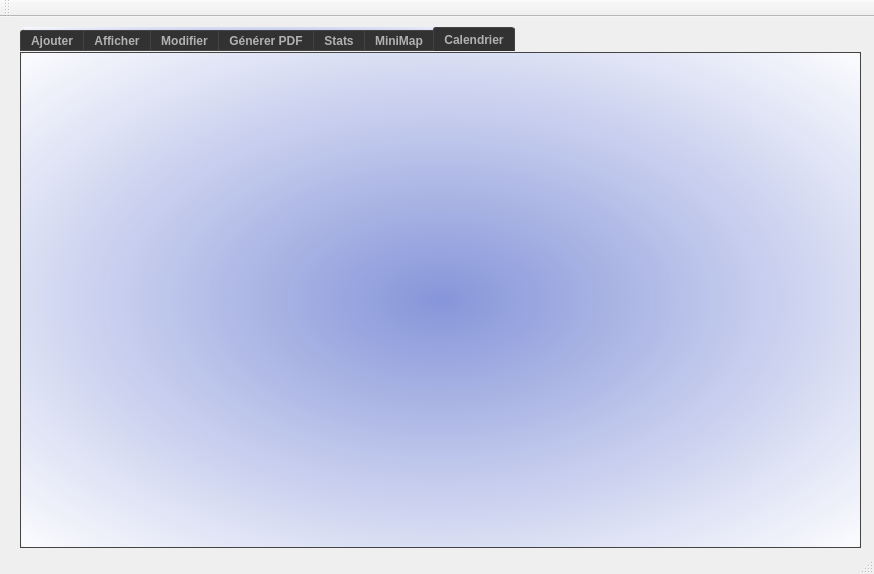
<?xml version="1.0" encoding="UTF-8"?>
<ui version="4.0">
 <class>MainWindow</class>
 <widget class="QMainWindow" name="MainWindow">
  <property name="geometry">
   <rect>
    <x>0</x>
    <y>0</y>
    <width>874</width>
    <height>574</height>
   </rect>
  </property>
  <property name="windowTitle">
   <string>Gestion des Clients</string>
  </property>
  <widget class="QWidget" name="centralWidget">
   <widget class="QTabWidget" name="tabWidget">
    <property name="geometry">
     <rect>
      <x>20</x>
      <y>10</y>
      <width>841</width>
      <height>521</height>
     </rect>
    </property>
    <property name="font">
     <font>
      <weight>75</weight>
      <italic>false</italic>
      <bold>true</bold>
      <underline>false</underline>
     </font>
    </property>
    <property name="mouseTracking">
     <bool>false</bool>
    </property>
    <property name="styleSheet">
     <string notr="true">QToolTip
{
     border: 1px solid black;
     background-color: #ffa02f;
     padding: 1px;
     border-radius: 3px;
     opacity: 100;
}
QFrame
{
	background-color: rgb(98, 98, 98);
}

QWidget
{
/* widget-&gt;setStyleSheet(&quot;background-color: transparent;&quot;);
widget-&gt;setWindowFlags(Qt::FramelessWindowHint);   //No windowing
widget-&gt;setAttribute(Qt::WA_TranslucentBackground); // No background*/
	color: rgb(0, 0, 0);
 /*  color: #b1b1b1;*/
 
	background-color: qradialgradient(spread:pad, cx:0.5, cy:0.5, radius:0.732, fx:0.5, fy:0.5, stop:0 rgba(134, 149, 217, 245), stop:1 rgba(255, 255, 255, 255));
	/*background-color: qradialgradient(spread:pad, cx:0.5, cy:0.5, radius:0.752, fx:0.513, fy:0.511364, stop:0 rgba(93, 63, 211, 255), stop:1 rgba(255, 255, 255, 255));*/

  padding: 1px;
   /* border-style: solid;
  /*  border: 1px solid #1e1e1e;*/
    border-radius: 5;
  /* background-color: #674ea7;*/
/*#323232; loun el page mtaa e l ajout w mtaa el supprimer w el adition w el affichage */
}

QWidget:item:hover
{
    background-color: QLinearGradient( x1: 0, y1: 0, x2: 0, y2: 1, stop: 0 #ffa02f, stop: 1 #ca0619);
    color: #000000;
}

QWidget:item:selected
{
    background-color: QLinearGradient( x1: 0, y1: 0, x2: 0, y2: 1, stop: 0 #ffa02f, stop: 1 #d7801a);
}

QMenuBar::item
{
    background: transparent;
}

QMenuBar::item:selected
{
    background: transparent;
    border: 1px solid #ffaa00;
}

QMenuBar::item:pressed
{
    background: #444;
    border: 1px solid #000;
    background-color: QLinearGradient(
        x1:0, y1:0,
        x2:0, y2:1,
        stop:1 #212121,
        stop:0.4 #343434/*,
        stop:0.2 #343434,
        stop:0.1 #ffaa00*/
    );
    margin-bottom:-1px;
    padding-bottom:1px;
}

QMenu
{
    border: 1px solid #000;
}

QMenu::item
{
    padding: 2px 20px 2px 20px;
}

QMenu::item:selected
{
    color: #000000;
}

QWidget:disabled
{
    color: #404040;
    background-color: #323232;
}

QAbstractItemView
{
    background-color: QLinearGradient( x1: 0, y1: 0, x2: 0, y2: 1, stop: 0 #4d4d4d, stop: 0.1 #646464, stop: 1 #5d5d5d);
}

QWidget:focus
{
    /*border: 2px solid QLinearGradient( x1: 0, y1: 0, x2: 0, y2: 1, stop: 0 #ffa02f, stop: 1 #d7801a);*/
}

QLineEdit
{
    background-color: QLinearGradient( x1: 0, y1: 0, x2: 0, y2: 1, stop: 0 #4d4d4d, stop: 0 #646464, stop: 1 #5d5d5d);
    padding: 1px;
    border-style: solid;
    border: 1px solid #1e1e1e;
    border-radius: 5;
}

QPushButton
{
    color: #b1b1b1;
    background-color: QLinearGradient( x1: 0, y1: 0, x2: 0, y2: 1, stop: 0 #565656, stop: 0.1 #525252, stop: 0.5 #4e4e4e, stop: 0.9 #4a4a4a, stop: 1 #464646);
    border-width: 1px;
    border-color: #1e1e1e;
    border-style: solid;
    border-radius: 6;
    padding: 3px;
    font-size: 12px;
    padding-left: 5px;
    padding-right: 5px;
}

QPushButton:pressed
{
    background-color: QLinearGradient( x1: 0, y1: 0, x2: 0, y2: 1, stop: 0 #2d2d2d, stop: 0.1 #2b2b2b, stop: 0.5 #292929, stop: 0.9 #282828, stop: 1 #252525);
}

QComboBox
{
    selection-background-color: #ffaa00;
    background-color: QLinearGradient( x1: 0, y1: 0, x2: 0, y2: 1, stop: 0 #565656, stop: 0.1 #525252, stop: 0.5 #4e4e4e, stop: 0.9 #4a4a4a, stop: 1 #464646);
    border-style: solid;
    border: 1px solid #1e1e1e;
    border-radius: 5;
}

QComboBox:hover,QPushButton:hover
{
    border: 2px solid QLinearGradient( x1: 0, y1: 0, x2: 0, y2: 1, stop: 0 #ffa02f, stop: 1 #d7801a);
}


QComboBox:on
{
    padding-top: 3px;
    padding-left: 4px;
    background-color: QLinearGradient( x1: 0, y1: 0, x2: 0, y2: 1, stop: 0 #2d2d2d, stop: 0.1 #2b2b2b, stop: 0.5 #292929, stop: 0.9 #282828, stop: 1 #252525);
    selection-background-color: #ffaa00;
}

QComboBox QAbstractItemView
{
    border: 2px solid darkgray;
    selection-background-color: QLinearGradient( x1: 0, y1: 0, x2: 0, y2: 1, stop: 0 #ffa02f, stop: 1 #d7801a);
}

QComboBox::drop-down
{
     subcontrol-origin: padding;
     subcontrol-position: top right;
     width: 15px;

     border-left-width: 0px;
     border-left-color: darkgray;
     border-left-style: solid; /* just a single line */
     border-top-right-radius: 3px; /* same radius as the QComboBox */
     border-bottom-right-radius: 3px;
 }

QComboBox::down-arrow
{
     image: url(:/down_arrow.png);
}

QGroupBox:focus
{
border: 2px solid QLinearGradient( x1: 0, y1: 0, x2: 0, y2: 1, stop: 0 #ffa02f, stop: 1 #d7801a);
}

QTextEdit:focus
{
    border: 2px solid QLinearGradient( x1: 0, y1: 0, x2: 0, y2: 1, stop: 0 #ffa02f, stop: 1 #d7801a);
}

QScrollBar:horizontal {
     border: 1px solid #222222;
     background: QLinearGradient( x1: 0, y1: 0, x2: 0, y2: 1, stop: 0.0 #121212, stop: 0.2 #282828, stop: 1 #484848);
     height: 7px;
     margin: 0px 16px 0 16px;
}

QScrollBar::handle:horizontal
{
      background: QLinearGradient( x1: 0, y1: 0, x2: 1, y2: 0, stop: 0 #ffa02f, stop: 0.5 #d7801a, stop: 1 #ffa02f);
      min-height: 20px;
      border-radius: 2px;
}

QScrollBar::add-line:horizontal {
      border: 1px solid #1b1b19;
      border-radius: 2px;
      background: QLinearGradient( x1: 0, y1: 0, x2: 1, y2: 0, stop: 0 #ffa02f, stop: 1 #d7801a);
      width: 14px;
      subcontrol-position: right;
      subcontrol-origin: margin;
}

QScrollBar::sub-line:horizontal {
      border: 1px solid #1b1b19;
      border-radius: 2px;
      background: QLinearGradient( x1: 0, y1: 0, x2: 1, y2: 0, stop: 0 #ffa02f, stop: 1 #d7801a);
      width: 14px;
     subcontrol-position: left;
     subcontrol-origin: margin;
}

QScrollBar::right-arrow:horizontal, QScrollBar::left-arrow:horizontal
{
      border: 1px solid black;
      width: 1px;
      height: 1px;
      background: white;
}

QScrollBar::add-page:horizontal, QScrollBar::sub-page:horizontal
{
      background: none;
}

QScrollBar:vertical
{
      background: QLinearGradient( x1: 0, y1: 0, x2: 1, y2: 0, stop: 0.0 #121212, stop: 0.2 #282828, stop: 1 #484848);
      width: 7px;
      margin: 16px 0 16px 0;
      border: 1px solid #222222;
}

QScrollBar::handle:vertical
{
      background: QLinearGradient( x1: 0, y1: 0, x2: 0, y2: 1, stop: 0 #ffa02f, stop: 0.5 #d7801a, stop: 1 #ffa02f);
      min-height: 20px;
      border-radius: 2px;
}

QScrollBar::add-line:vertical
{
      border: 1px solid #1b1b19;
      border-radius: 2px;
      background: QLinearGradient( x1: 0, y1: 0, x2: 0, y2: 1, stop: 0 #ffa02f, stop: 1 #d7801a);
      height: 14px;
      subcontrol-position: bottom;
      subcontrol-origin: margin;
}

QScrollBar::sub-line:vertical
{
      border: 1px solid #1b1b19;
      border-radius: 2px;
      background: QLinearGradient( x1: 0, y1: 0, x2: 0, y2: 1, stop: 0 #d7801a, stop: 1 #ffa02f);
      height: 14px;
      subcontrol-position: top;
      subcontrol-origin: margin;
}

QScrollBar::up-arrow:vertical, QScrollBar::down-arrow:vertical
{
      border: 1px solid black;
      width: 1px;
      height: 1px;
      background: white;
}


QScrollBar::add-page:vertical, QScrollBar::sub-page:vertical
{
      background: none;
}

QTextEdit
{
    background-color: #242424;
}

QPlainTextEdit
{
    background-color: #242424;
}

QHeaderView::section
{
    background-color: QLinearGradient(x1:0, y1:0, x2:0, y2:1, stop:0 #616161, stop: 0.5 #505050, stop: 0.6 #434343, stop:1 #656565);
    color: white;
    padding-left: 4px;
    border: 1px solid #6c6c6c;
}

QCheckBox:disabled
{
color: #414141;
}

QDockWidget::title
{
    text-align: center;
    spacing: 3px; /* spacing between items in the tool bar */
    background-color: QLinearGradient(x1:0, y1:0, x2:0, y2:1, stop:0 #323232, stop: 0.5 #242424, stop:1 #323232);
}

QDockWidget::close-button, QDockWidget::float-button
{
    text-align: center;
    spacing: 1px; /* spacing between items in the tool bar */
    background-color: QLinearGradient(x1:0, y1:0, x2:0, y2:1, stop:0 #323232, stop: 0.5 #242424, stop:1 #323232);
}

QDockWidget::close-button:hover, QDockWidget::float-button:hover
{
    background: #242424;
}

QDockWidget::close-button:pressed, QDockWidget::float-button:pressed
{
    padding: 1px -1px -1px 1px;
}

QMainWindow::separator
{
    background-color: QLinearGradient(x1:0, y1:0, x2:0, y2:1, stop:0 #161616, stop: 0.5 #151515, stop: 0.6 #212121, stop:1 #343434);
    color: white;
    padding-left: 4px;
    border: 1px solid #4c4c4c;
    spacing: 3px; /* spacing between items in the tool bar */
}

QMainWindow::separator:hover
{

    background-color: QLinearGradient(x1:0, y1:0, x2:0, y2:1, stop:0 #d7801a, stop:0.5 #b56c17 stop:1 #ffa02f);
    color: white;
    padding-left: 4px;
    border: 1px solid #6c6c6c;
    spacing: 3px; /* spacing between items in the tool bar */
}

QToolBar::handle
{
     spacing: 3px; /* spacing between items in the tool bar */
     background: url(:/images/handle.png);
}

QMenu::separator
{
    height: 2px;
    background-color: QLinearGradient(x1:0, y1:0, x2:0, y2:1, stop:0 #161616, stop: 0.5 #151515, stop: 0.6 #212121, stop:1 #343434);
    color: white;
    padding-left: 4px;
    margin-left: 10px;
    margin-right: 5px;
}

QProgressBar
{
    border: 2px solid grey;
    border-radius: 5px;
    text-align: center;
}

QProgressBar::chunk
{
    background-color: #d7801a;
    width: 2.15px;
    margin: 0.5px;
}

QTabBar::tab {
    color: #b1b1b1;
    border: 1px solid #444;
    border-bottom-style: none;
    background-color: #323232;
    padding-left: 10px;
    padding-right: 10px;
    padding-top: 3px;
    padding-bottom: 2px;
    margin-right: -1px;
}

QTabWidget::pane {
    border: 1px solid #444;
    top: 1px;
}

QTabBar::tab:last
{
    margin-right: 0; /* the last selected tab has nothing to overlap with on the right */
    border-top-right-radius: 3px;
}

QTabBar::tab:first:!selected
{
 margin-left: 0px; /* the last selected tab has nothing to overlap with on the right */


    border-top-left-radius: 3px;
}

QTabBar::tab:!selected
{
    color: #b1b1b1;
    border-bottom-style: solid;
    margin-top: 3px;
    background-color: QLinearGradient(x1:0, y1:0, x2:0, y2:1, stop:1 #212121, stop:.4 #343434);
}

QTabBar::tab:selected
{
    border-top-left-radius: 3px;
    border-top-right-radius: 3px;
    margin-bottom: 0px;
}

QTabBar::tab:!selected:hover
{
    /*border-top: 2px solid #ffaa00;
    padding-bottom: 3px;*/
    border-top-left-radius: 3px;
    border-top-right-radius: 3px;
    background-color: QLinearGradient(x1:0, y1:0, x2:0, y2:1, stop:1 #212121, stop:0.4 #343434, stop:0.2 #343434, stop:0.1 #ffaa00);
}

QRadioButton::indicator:checked, QRadioButton::indicator:unchecked{
    color: #b1b1b1;
    background-color: #323232;
    border: 1px solid #b1b1b1;
    border-radius: 6px;
}

QRadioButton::indicator:checked
{
    background-color: qradialgradient(
        cx: 0.5, cy: 0.5,
        fx: 0.5, fy: 0.5,
        radius: 1.0,
        stop: 0.25 #ffaa00,
        stop: 0.3 #323232
    );
}

QCheckBox::indicator{
    color: #b1b1b1;
    background-color: #323232;
    border: 1px solid #b1b1b1;
    width: 9px;
    height: 9px;
}

QRadioButton::indicator
{
    border-radius: 6px;
}

QRadioButton::indicator:hover, QCheckBox::indicator:hover
{
    border: 1px solid #ffaa00;
}

QCheckBox::indicator:checked
{
    image:url(:/images/checkbox.png);
}

QCheckBox::indicator:disabled, QRadioButton::indicator:disabled
{
    border: 1px solid #444;
}

</string>
    </property>
    <property name="currentIndex">
     <number>6</number>
    </property>
    <property name="usesScrollButtons">
     <bool>false</bool>
    </property>
    <widget class="QWidget" name="tab_3">
     <attribute name="title">
      <string>Ajouter</string>
     </attribute>
     <widget class="QGroupBox" name="groupBox">
      <property name="geometry">
       <rect>
        <x>70</x>
        <y>60</y>
        <width>671</width>
        <height>341</height>
       </rect>
      </property>
      <property name="styleSheet">
       <string notr="true">  border-radius: 10;</string>
      </property>
      <property name="title">
       <string>Ajouter affaire</string>
      </property>
      <widget class="QPushButton" name="bouton_ajouter">
       <property name="geometry">
        <rect>
         <x>550</x>
         <y>280</y>
         <width>75</width>
         <height>23</height>
        </rect>
       </property>
       <property name="text">
        <string>Ajouter</string>
       </property>
      </widget>
      <widget class="QLabel" name="label">
       <property name="geometry">
        <rect>
         <x>50</x>
         <y>70</y>
         <width>81</width>
         <height>31</height>
        </rect>
       </property>
       <property name="text">
        <string>identifiant</string>
       </property>
      </widget>
      <widget class="QLabel" name="label_3">
       <property name="geometry">
        <rect>
         <x>60</x>
         <y>220</y>
         <width>41</width>
         <height>21</height>
        </rect>
       </property>
       <property name="text">
        <string>date</string>
       </property>
      </widget>
      <widget class="QLabel" name="label_4">
       <property name="geometry">
        <rect>
         <x>50</x>
         <y>150</y>
         <width>71</width>
         <height>21</height>
        </rect>
       </property>
       <property name="text">
        <string>type</string>
       </property>
      </widget>
      <widget class="QLineEdit" name="lineEdit">
       <property name="geometry">
        <rect>
         <x>160</x>
         <y>80</y>
         <width>113</width>
         <height>22</height>
        </rect>
       </property>
      </widget>
      <widget class="QLineEdit" name="lineEdit_5">
       <property name="geometry">
        <rect>
         <x>160</x>
         <y>150</y>
         <width>113</width>
         <height>22</height>
        </rect>
       </property>
      </widget>
      <widget class="QLineEdit" name="lineEdit_6">
       <property name="geometry">
        <rect>
         <x>160</x>
         <y>220</y>
         <width>113</width>
         <height>22</height>
        </rect>
       </property>
      </widget>
     </widget>
    </widget>
    <widget class="QWidget" name="tab_5">
     <attribute name="title">
      <string>Afficher</string>
     </attribute>
     <widget class="QTableView" name="tableView">
      <property name="geometry">
       <rect>
        <x>50</x>
        <y>70</y>
        <width>411</width>
        <height>371</height>
       </rect>
      </property>
      <property name="styleSheet">
       <string notr="true">  border-radius: 10;
</string>
      </property>
     </widget>
     <widget class="QLabel" name="label_8">
      <property name="geometry">
       <rect>
        <x>50</x>
        <y>30</y>
        <width>181</width>
        <height>21</height>
       </rect>
      </property>
      <property name="font">
       <font>
        <pointsize>11</pointsize>
        <weight>75</weight>
        <italic>false</italic>
        <bold>true</bold>
        <underline>false</underline>
        <strikeout>false</strikeout>
       </font>
      </property>
      <property name="styleSheet">
       <string notr="true">background-color: rgb(232, 235, 248);</string>
      </property>
      <property name="text">
       <string>Affaires courantes:</string>
      </property>
     </widget>
     <widget class="QLabel" name="label_9">
      <property name="geometry">
       <rect>
        <x>580</x>
        <y>50</y>
        <width>121</width>
        <height>21</height>
       </rect>
      </property>
      <property name="font">
       <font>
        <pointsize>11</pointsize>
        <weight>75</weight>
        <italic>false</italic>
        <bold>true</bold>
        <underline>false</underline>
        <strikeout>false</strikeout>
       </font>
      </property>
      <property name="styleSheet">
       <string notr="true">background-color: rgb(232, 235, 248);</string>
      </property>
      <property name="text">
       <string>Rechercher?</string>
      </property>
     </widget>
     <widget class="QGroupBox" name="groupBox_4">
      <property name="geometry">
       <rect>
        <x>510</x>
        <y>60</y>
        <width>271</width>
        <height>181</height>
       </rect>
      </property>
      <property name="styleSheet">
       <string notr="true">  border-radius: 10;</string>
      </property>
      <property name="title">
       <string/>
      </property>
      <widget class="QPushButton" name="bouton_rechercher">
       <property name="geometry">
        <rect>
         <x>180</x>
         <y>130</y>
         <width>75</width>
         <height>23</height>
        </rect>
       </property>
       <property name="text">
        <string>Rechercher</string>
       </property>
      </widget>
      <widget class="QLabel" name="label_11">
       <property name="geometry">
        <rect>
         <x>30</x>
         <y>60</y>
         <width>71</width>
         <height>31</height>
        </rect>
       </property>
       <property name="text">
        <string>Identifiant</string>
       </property>
      </widget>
      <widget class="QLineEdit" name="case_rechercher">
       <property name="geometry">
        <rect>
         <x>120</x>
         <y>70</y>
         <width>113</width>
         <height>22</height>
        </rect>
       </property>
      </widget>
     </widget>
     <widget class="QLabel" name="label_10">
      <property name="geometry">
       <rect>
        <x>590</x>
        <y>260</y>
        <width>121</width>
        <height>21</height>
       </rect>
      </property>
      <property name="font">
       <font>
        <pointsize>11</pointsize>
        <weight>75</weight>
        <italic>false</italic>
        <bold>true</bold>
        <underline>false</underline>
        <strikeout>false</strikeout>
       </font>
      </property>
      <property name="styleSheet">
       <string notr="true">background-color: rgb(232, 235, 248);</string>
      </property>
      <property name="text">
       <string>Supprimer ? </string>
      </property>
     </widget>
     <widget class="QGroupBox" name="groupBox_5">
      <property name="geometry">
       <rect>
        <x>510</x>
        <y>270</y>
        <width>271</width>
        <height>181</height>
       </rect>
      </property>
      <property name="styleSheet">
       <string notr="true">  border-radius: 10;</string>
      </property>
      <property name="title">
       <string/>
      </property>
      <widget class="QPushButton" name="bouton_supprimer">
       <property name="geometry">
        <rect>
         <x>170</x>
         <y>140</y>
         <width>75</width>
         <height>23</height>
        </rect>
       </property>
       <property name="text">
        <string>Supprimer</string>
       </property>
      </widget>
      <widget class="QLabel" name="label_12">
       <property name="geometry">
        <rect>
         <x>30</x>
         <y>60</y>
         <width>81</width>
         <height>31</height>
        </rect>
       </property>
       <property name="text">
        <string>identifiant</string>
       </property>
      </widget>
      <widget class="QLineEdit" name="lineEdit_8">
       <property name="geometry">
        <rect>
         <x>140</x>
         <y>70</y>
         <width>113</width>
         <height>22</height>
        </rect>
       </property>
      </widget>
     </widget>
     <widget class="QPushButton" name="bouton_trier">
      <property name="geometry">
       <rect>
        <x>370</x>
        <y>30</y>
        <width>75</width>
        <height>23</height>
       </rect>
      </property>
      <property name="text">
       <string>Trier</string>
      </property>
     </widget>
     <zorder>groupBox_4</zorder>
     <zorder>groupBox_5</zorder>
     <zorder>tableView</zorder>
     <zorder>label_8</zorder>
     <zorder>label_9</zorder>
     <zorder>label_10</zorder>
     <zorder>bouton_trier</zorder>
    </widget>
    <widget class="QWidget" name="tab_6">
     <attribute name="title">
      <string>Modifier</string>
     </attribute>
     <widget class="QGroupBox" name="groupBox_3">
      <property name="geometry">
       <rect>
        <x>60</x>
        <y>50</y>
        <width>701</width>
        <height>371</height>
       </rect>
      </property>
      <property name="styleSheet">
       <string notr="true">  border-radius: 10;
</string>
      </property>
      <property name="title">
       <string>Modifier une affaire</string>
      </property>
      <widget class="QPushButton" name="bouton_modifier">
       <property name="geometry">
        <rect>
         <x>550</x>
         <y>280</y>
         <width>75</width>
         <height>23</height>
        </rect>
       </property>
       <property name="text">
        <string>Modifier</string>
       </property>
      </widget>
      <widget class="QLabel" name="label_2">
       <property name="geometry">
        <rect>
         <x>50</x>
         <y>70</y>
         <width>81</width>
         <height>31</height>
        </rect>
       </property>
       <property name="text">
        <string>identifiant</string>
       </property>
      </widget>
      <widget class="QLabel" name="label_6">
       <property name="geometry">
        <rect>
         <x>50</x>
         <y>230</y>
         <width>81</width>
         <height>21</height>
        </rect>
       </property>
       <property name="text">
        <string>date</string>
       </property>
      </widget>
      <widget class="QLabel" name="label_7">
       <property name="geometry">
        <rect>
         <x>50</x>
         <y>150</y>
         <width>71</width>
         <height>21</height>
        </rect>
       </property>
       <property name="text">
        <string>type</string>
       </property>
      </widget>
      <widget class="QLineEdit" name="lineEdit_2">
       <property name="geometry">
        <rect>
         <x>160</x>
         <y>80</y>
         <width>113</width>
         <height>22</height>
        </rect>
       </property>
      </widget>
      <widget class="QLineEdit" name="lineEdit_4">
       <property name="geometry">
        <rect>
         <x>160</x>
         <y>150</y>
         <width>113</width>
         <height>22</height>
        </rect>
       </property>
      </widget>
      <widget class="QLineEdit" name="lineEdit_7">
       <property name="geometry">
        <rect>
         <x>160</x>
         <y>230</y>
         <width>113</width>
         <height>22</height>
        </rect>
       </property>
      </widget>
     </widget>
    </widget>
    <widget class="QWidget" name="tab">
     <attribute name="title">
      <string>Générer PDF</string>
     </attribute>
     <widget class="QScrollArea" name="scrollArea">
      <property name="geometry">
       <rect>
        <x>0</x>
        <y>0</y>
        <width>841</width>
        <height>471</height>
       </rect>
      </property>
      <property name="widgetResizable">
       <bool>true</bool>
      </property>
      <widget class="QWidget" name="scrollAreaWidgetContents">
       <property name="geometry">
        <rect>
         <x>0</x>
         <y>0</y>
         <width>839</width>
         <height>469</height>
        </rect>
       </property>
       <widget class="QTextEdit" name="textEdit">
        <property name="geometry">
         <rect>
          <x>230</x>
          <y>0</y>
          <width>331</width>
          <height>461</height>
         </rect>
        </property>
        <property name="styleSheet">
         <string notr="true">background-color: rgb(103, 103, 103);
border-color: rgb(255, 255, 255);
 padding:10px;
   /* border-style: solid;
  /*  border: 1px solid #1e1e1e;*/
    border-radius: 10;</string>
        </property>
        <property name="html">
         <string>&lt;!DOCTYPE HTML PUBLIC &quot;-//W3C//DTD HTML 4.0//EN&quot; &quot;http://www.w3.org/TR/REC-html40/strict.dtd&quot;&gt;
&lt;html&gt;&lt;head&gt;&lt;meta name=&quot;qrichtext&quot; content=&quot;1&quot; /&gt;&lt;style type=&quot;text/css&quot;&gt;
p, li { white-space: pre-wrap; }
&lt;/style&gt;&lt;/head&gt;&lt;body style=&quot; font-family:'MS Shell Dlg 2'; font-size:7.8pt; font-weight:400; font-style:normal;&quot;&gt;
&lt;p style=&quot; margin-top:0px; margin-bottom:0px; margin-left:0px; margin-right:0px; -qt-block-indent:0; text-indent:0px;&quot;&gt;&lt;span style=&quot; font-family:'MS Shell Dlg 2'; font-size:8pt;&quot;&gt;QString html =&amp;quot;&lt;/span&gt;&lt;/p&gt;
&lt;p align=&quot;right&quot; style=&quot; margin-top:0px; margin-bottom:0px; margin-left:0px; margin-right:0px; -qt-block-indent:0; text-indent:0px;&quot;&gt;&lt;span style=&quot; font-family:'MS Shell Dlg 2'; font-size:8pt;&quot;&gt;&amp;quot;   &amp;quot;City, 11/11/2015&amp;quot;&amp;quot;&amp;quot;&amp;quot;&lt;/span&gt;&lt;/p&gt;
&lt;p style=&quot; margin-top:0px; margin-bottom:0px; margin-left:0px; margin-right:0px; -qt-block-indent:0; text-indent:0px;&quot;&gt;&lt;span style=&quot; font-family:'MS Shell Dlg 2'; font-size:8pt;&quot;&gt;&amp;quot;   &amp;quot;Sender Name&lt;br /&gt;&amp;quot;   &amp;quot;street 34/56A&lt;br /&gt;&amp;quot;   &amp;quot;121-43 city&amp;quot;&amp;quot;&lt;/span&gt;&lt;/p&gt;
&lt;p style=&quot; margin-top:0px; margin-bottom:0px; margin-left:0px; margin-right:0px; -qt-block-indent:0; text-indent:0px;&quot;&gt;&lt;span style=&quot; font-family:'MS Shell Dlg 2'; font-size:8pt;&quot;&gt;&amp;quot;&amp;quot;&lt;/span&gt;&lt;/p&gt;
&lt;h1 align=&quot;center&quot; style=&quot; margin-top:18px; margin-bottom:12px; margin-left:0px; margin-right:0px; -qt-block-indent:0; text-indent:0px;&quot;&gt;&lt;span style=&quot; font-family:'MS Shell Dlg 2'; font-size:8pt; font-weight:600;&quot;&gt;DOCUMENT TITLE&lt;/span&gt;&lt;/h1&gt;
&lt;p style=&quot; margin-top:0px; margin-bottom:0px; margin-left:0px; margin-right:0px; -qt-block-indent:0; text-indent:0px;&quot;&gt;&lt;span style=&quot; font-family:'MS Shell Dlg 2'; font-size:8pt;&quot;&gt;&amp;quot;&amp;quot;&lt;/span&gt;&lt;/p&gt;
&lt;p align=&quot;justify&quot; style=&quot; margin-top:12px; margin-bottom:12px; margin-left:0px; margin-right:0px; -qt-block-indent:0; text-indent:0px;&quot;&gt;&lt;span style=&quot; font-family:'MS Shell Dlg 2'; font-size:8pt;&quot;&gt;&amp;quot;   &amp;quot;document content document content document content document content document content document content document content document content document content document content &amp;quot;   &amp;quot;document content document content document content document content document content document content document content document content document content document content &amp;quot;&amp;quot;&lt;/span&gt;&lt;/p&gt;
&lt;p style=&quot; margin-top:0px; margin-bottom:0px; margin-left:0px; margin-right:0px; -qt-block-indent:0; text-indent:0px;&quot;&gt;&lt;span style=&quot; font-family:'MS Shell Dlg 2'; font-size:8pt;&quot;&gt;&amp;quot;&amp;quot;&lt;/span&gt;&lt;/p&gt;
&lt;p align=&quot;right&quot; style=&quot; margin-top:0px; margin-bottom:0px; margin-left:0px; margin-right:0px; -qt-block-indent:0; text-indent:0px;&quot;&gt;&lt;span style=&quot; font-family:'MS Shell Dlg 2'; font-size:8pt;&quot;&gt;signature&amp;quot;;&lt;/span&gt;&lt;/p&gt;&lt;/body&gt;&lt;/html&gt;</string>
        </property>
       </widget>
       <widget class="QPushButton" name="bouton_imprimer">
        <property name="geometry">
         <rect>
          <x>680</x>
          <y>400</y>
          <width>93</width>
          <height>28</height>
         </rect>
        </property>
        <property name="text">
         <string>Imprimer</string>
        </property>
       </widget>
      </widget>
     </widget>
    </widget>
    <widget class="QWidget" name="tab_2">
     <attribute name="title">
      <string>Stats</string>
     </attribute>
     <widget class="QFrame" name="horizontalFrame">
      <property name="geometry">
       <rect>
        <x>0</x>
        <y>0</y>
        <width>841</width>
        <height>471</height>
       </rect>
      </property>
      <layout class="QHBoxLayout" name="horizontalLayout"/>
     </widget>
    </widget>
    <widget class="QWidget" name="tab_4">
     <attribute name="title">
      <string>MiniMap</string>
     </attribute>
     <widget class="QGraphicsView" name="graphicsView">
      <property name="geometry">
       <rect>
        <x>160</x>
        <y>50</y>
        <width>481</width>
        <height>351</height>
       </rect>
      </property>
      <property name="styleSheet">
       <string notr="true">background-color: rgb(98, 98, 98);</string>
      </property>
     </widget>
    </widget>
    <widget class="QWidget" name="tab_7">
     <attribute name="title">
      <string>Calendrier</string>
     </attribute>
    </widget>
   </widget>
  </widget>
  <widget class="QMenuBar" name="menuBar">
   <property name="geometry">
    <rect>
     <x>0</x>
     <y>0</y>
     <width>874</width>
     <height>26</height>
    </rect>
   </property>
  </widget>
  <widget class="QToolBar" name="mainToolBar">
   <attribute name="toolBarArea">
    <enum>TopToolBarArea</enum>
   </attribute>
   <attribute name="toolBarBreak">
    <bool>false</bool>
   </attribute>
  </widget>
  <widget class="QStatusBar" name="statusBar"/>
 </widget>
 <layoutdefault spacing="6" margin="11"/>
 <resources/>
 <connections/>
</ui>
